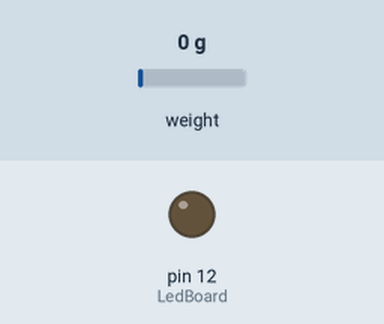
This sketch was run on a simulated Arduino Uno, built with avr-gcc and run on an emulated ATmega328P. Shown: output pins drawn as LEDs (lit = HIGH). The test bench sets the inputs (shaded band); at power-on: weight on the scale 0 g. Storage starts empty; what the sketch prints to the serial monitor is not drawn.

Above: at 11.1 s.
Timing chart, 0 to 14.0 s (numbered marks = the images above):
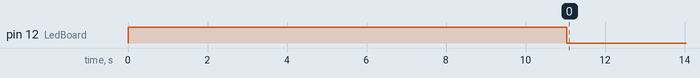

The sketch:

Calibration.ino
```cpp
// Biblioteca para Leitura da Celula de Carga
#include <HX711.h>

//------------------------------------------------------------------------------------
// Definindo pinos I/O
//------------------------------------------------------------------------------------
#define       LedBoard     12      // WIFI Module LED
#define       DT           15      // DT HX711
#define       SCK          2       // SCK HX711

#define Diferenca_maxima 50
#define Diferenca_media 10
#define Diferenca_minima 5

#define Reajuste_maximo 300
#define Reajuste_medio 100
#define Reajuste_minimo 50

#define massa_conhecida 18.5
#define fator_calibracao_inicial -50000

#define USE_STORAGE true

//------------------------------------------------------------------------------------
// Declarando Variaveis
//------------------------------------------------------------------------------------
float peso;
String informations;

// Declaracao do objeto ESCALA na classe HX711 da biblioteca
HX711 escala;

int FATOR_CALIBRACAO = fator_calibracao_inicial;

// Aqui deve ser colocado o valor do peso conhecido de algum objeto para a calibração
// Em Newtons (9.8m/s^2)
float peso_conhecido = massa_conhecida * 9.8;

int contador = 0;

/* CONFIGURAÇÕES CARTÃO MICROSD */
#include <SPI.h>
#include <SD.h>

#define CS_SDPIN 4

File myFile;

void setupSd() {
  Serial.println("Inicializando o cartão SD...");
  // verifica se o cartão SD está presente e se pode ser inicializado

  while(!SD.begin(CS_SDPIN)) {
    // programa encerrado
    Serial.println("Falha, verifique se o cartão está presente.");
  }

  // Cria arquivo data.txt e abre
  myFile = SD.open("/data.txt", FILE_APPEND);
  // Escreve dados no arquivo
  if (myFile) {
    Serial.println("Gravando dados iniciais!");
    myFile.println("Peso real, Peso lido, Fator de calibração");
    myFile.close();

  } else {
    Serial.println("Error ao abrir data.txt");
  }
}

void writeOnSD(String str) {
  myFile = SD.open("/data.txt", FILE_APPEND);

  if (myFile) {
    Serial.println("(Dados Gravados!)");
    myFile.println(str);
    myFile.close();

  } else {
    Serial.println("Error ao gravar em data.txt");
  }
}

void setup() {
  pinMode(LedBoard, OUTPUT);
  digitalWrite(LedBoard, HIGH);

  Serial.begin(115200);
  Serial.println("Modulo Incializado");

  Serial.println("Inicializando e calibrando Celula de carga");
  // inicializacao e definicao dos pinos DT e SCK dentro do objeto ESCALA
  escala.begin(DT, SCK);
  // Tara a balança
  escala.tare();
  // ajusta a escala para o fator de calibracao
  escala.set_scale(FATOR_CALIBRACAO);

  // Coloque o objeto na balança até o final do tempo
  Serial.println("Coloque o objeto na balança até o final do tempo:");
  int tempo = 10;
  while(tempo > 0) {
    Serial.println(String(tempo) + "...");
    delay(1000);
    tempo -= 1;
  }
  Serial.println("\n");

  if(USE_STORAGE) {
    setupSd();
  }
}
//====================================================================================

void loop() {
  digitalWrite(LedBoard, LOW);

  if (escala.is_ready()) {
    peso = (escala.get_units()) * 9.8;
    informations = String(peso_conhecido) + "N" + "," + String(peso, 3) + "N" + "," + String(FATOR_CALIBRACAO);
    Serial.println(informations);
    if(USE_STORAGE) {
      writeOnSD(informations);
    }

    // Reajuste na calibração
    if((peso - peso_conhecido) > Diferenca_maxima) {
      FATOR_CALIBRACAO += Reajuste_maximo;

    } else if((peso - peso_conhecido) > Diferenca_media) {
      FATOR_CALIBRACAO += Reajuste_medio;

    }  else if((peso - peso_conhecido) > Diferenca_minima) {
      FATOR_CALIBRACAO += Reajuste_minimo;


    } else if((peso - peso_conhecido) < -Diferenca_maxima) {
      FATOR_CALIBRACAO -= Reajuste_maximo;

    } else if((peso - peso_conhecido) < -Diferenca_media) {
      FATOR_CALIBRACAO -= Reajuste_medio;

    } else if((peso - peso_conhecido) < -Diferenca_minima) {
      FATOR_CALIBRACAO -= Reajuste_minimo;


    } else {
      while(1) {
        Serial.println("Fator de calibração ideal:" + String(FATOR_CALIBRACAO));
        delay(500);
      }
    }

    escala.set_scale(FATOR_CALIBRACAO);


    // HX711 Requer que cada leitura seja realizado a no minimo a cada 100ms
    // 120ms é o ideal para não ocorrer travamentos durante as leituras sem cartão SD
    // No caso da utilização do cartão sd verificar a quanto tempo está realizando as leituras
    // E inserir um delay para que as leituras fiquem acima de 100ms
    delay(120);

  } else {
    Serial.println("Erro de Leitura");
  }
  digitalWrite(LedBoard, HIGH);
}
```

Measured:
- by itself, pin 12 (LedBoard): HIGH → LOW at 11.0 s
